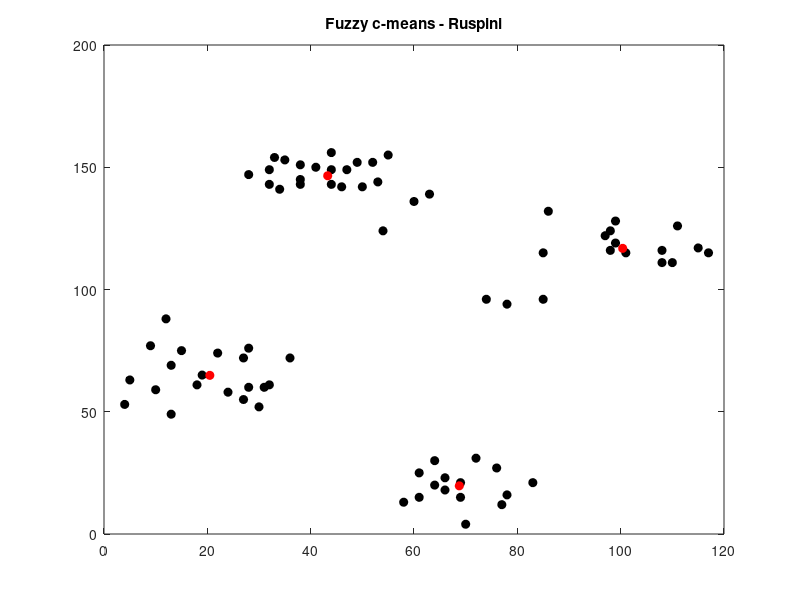

Source code (MATLAB):
%%
% Fuzzy c-means
% Autor: Thiago Silva
%

clc
clear all
close all

load ruspini.txt

% parâmetro de influência de pesos (m > 1)
m = 2;

% número de dados
n = length(ruspini);

% dimensões da base ruspini
p = size(ruspini, 2);

% parâmetro número de centróides (protótipos)
numcentros = 4;

% inicialmente centróides aleatoriamente
centros = ruspini(randperm(n, numcentros), :);

% matriz de distâncias
dist = zeros(n, numcentros);

% matriz de partição
u = zeros(n, numcentros);

% iterações
for ITER = 1:100
    
    % calcula as distâncias
    for i = 1:n
        for j = 1:numcentros
            dist(i, j) = 0;
            for k = 1:p
                dist(i, j) = dist(i, j) + (centros(j, k) - ruspini(i, k))^2;
            end
            dist(i, j) = sqrt(dist(i, j));
        end
    end
    
    % atualiza matriz de partição
    for i = 1:n
        for j = 1:numcentros
            u(i, j) = 1 / sum((dist(i, j) ./ dist(i, :)).^(2 / (m-1)));
            if isnan(u(i, j))
                u(i, j) = 1;
            end
        end
    end
    
    % atualiza os protótipos
    for i = 1:numcentros
        for j = 1:p
            centros(i, j) = sum(ruspini(:, j) .* u(:, i).^m) / sum(u(:, i).^m);
        end
    end
end

% gráficos de resultados
% base de dados em preto
plot(ruspini(:, 1), ruspini(:, 2), 'ko', 'MarkerFaceColor', 'k')
hold on
% protótipos em vermelho
plot(centros(:, 1), centros(:, 2), 'ro', 'MarkerFaceColor', 'r')
title('Fuzzy c-means - Ruspini')
